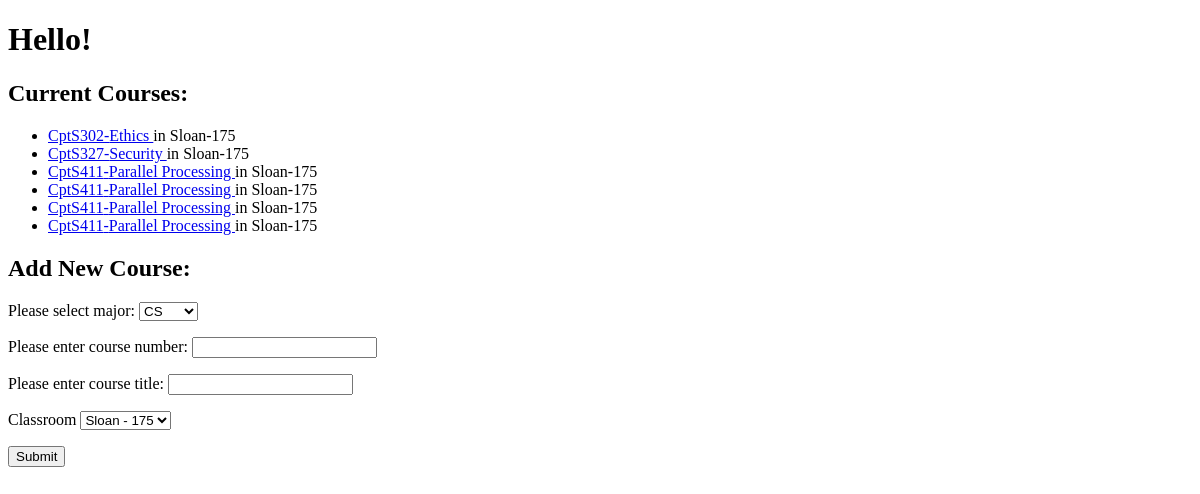
Before: / with the older database file.
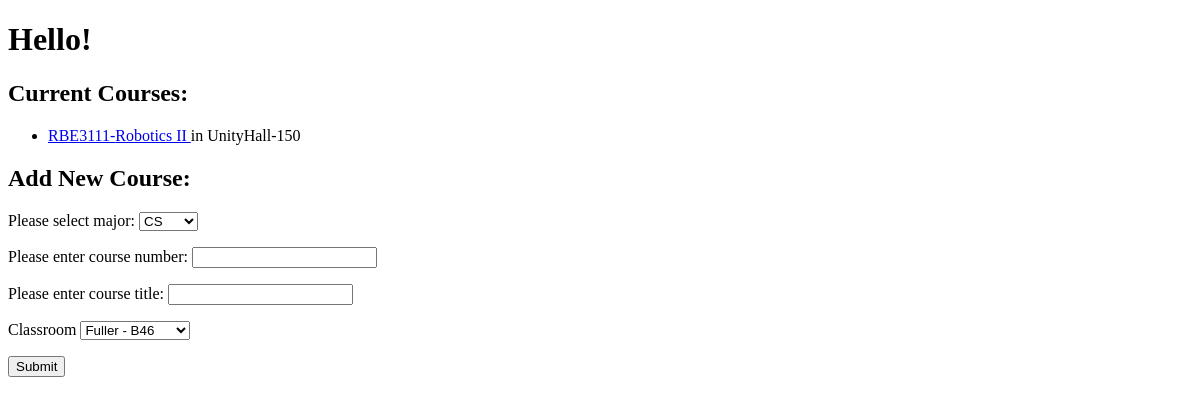
After: the same page with the newer database file.
### app/models.py (models this page shows, shortened)
class Course(db.Model):
    __tablename__ = 'course'
    id = db.Column(db.Integer, primary_key=True)
    coursenum = db.Column(db.String(3))
    title = db.Column(db.String(150))
    major = db.Column(db.String(20))
    roomid = db.Column(db.Integer,db.ForeignKey('room.id'))
    tas = db.relationship(
        'TeachingAssistant', secondary=assigned,
        primaryjoin=(assigned.c.course_id == id), lazy='dynamic', overlaps="courses")

class Room(db.Model):
    id = db.Column(db.Integer, primary_key=True)
    building = db.Column(db.String(50))
    roomNumber = db.Column(db.String(20))
    capacity = db.Column(db.Integer)
    courses = db.relationship('Course', backref = 'classroom', lazy = "dynamic")

### app/routes.py (the view, shortened to what this page needs)
@app.route('/', methods=['GET', 'POST'])
def index():
    form = CourseForm()
    _courses = Course.query.order_by(Course.coursenum).order_by(Course.major). all()
    return render_template('index.html', form=form, courses = _courses)

### app/forms.py
class CourseForm(FlaskForm):
    major = SelectField(label= "Please select major:", choices = ['CS', 'EE','MATH','ME', 'RBE'],validators=[DataRequired()])
    coursenum = StringField(label= "Please enter course number:", validators=[DataRequired()])
    title = StringField(label= "Please enter course title:", validators=[DataRequired()])
    classroom = QuerySelectField('Classroom', query_factory = get_rooms, get_label = getRoomLabel , allow_blank=False)
    submit = SubmitField('Submit')

### app/forms.py (called while the page is built)
def get_rooms():
    return Room.query.all()

def getRoomLabel(theroom):
    return "{} - {}".format(theroom.building, theroom.roomNumber)

### app/routes.py (called while the page is built)
@app.before_request
def initDB(*args, **kwargs):
    if app._got_first_request:
        db.create_all()
        allrooms = [{'building' : 'Fuller', 'roomNumber' : 'B46', 'capacity' : 60},
                    {'building' : 'UnityHall', 'roomNumber' : '175', 'capacity' : 100},
                    {'building' : 'UnityHall', 'roomNumber' : '150', 'capacity' : 80}]
        if Room.query.count() == 0:
            for room in allrooms:
                theroom = Room (building = room['building'],roomNumber=room['roomNumber'], capacity = room['capacity'] )
                db.session.add(theroom)
                db.session.commit()

### app/templates/index.html (shortened to what this page needs)
<!DOCTYPE HTML>
<html>
  <head>
  </head>
  <h1> Hello!</h1>
  <body>
    <h2>Current Courses:</h2>
    <ul>
      {% for course in courses %}
        <li> <a href="{{url_for('course', courseid = course.id) }}" >
                   {{ course.major}}{{course.coursenum}}-{{course.title}}  </a> in {{course.classroom.building}}-{{course.classroom.roomNumber}}</li>
      {% endfor %}
    </ul>
    <h2>Add New Course:</h2>
    <form method="POST">
      <p>{{ form.major.label}}
         {{ form.major()}}
      </p>
      <p>{{ form.coursenum.label}}
        {{ form.coursenum()}}
     </p>
     <p>{{ form.title.label}}
      {{ form.title()}}
     </p>
     <p>{{ form.classroom.label}}
      {{ form.classroom()}}
     </p>
    <p>{{ form.submit()}}</p>
    </form>
  </body>
</html>

Changed rows visible on the page:
removed Course: major "CptS", coursenum "302", title "Ethics", classroom.building "Sloan", classroom.roomNumber "175"
removed Course: major "CptS", coursenum "327", title "Security", classroom.building "Sloan", classroom.roomNumber "175"
removed Course: major "CptS", coursenum "411", title "Parallel Processing", classroom.building "Sloan", classroom.roomNumber "175"
removed Course: major "CptS", coursenum "411", title "Parallel Processing", classroom.building "Sloan", classroom.roomNumber "175"
removed Course: major "CptS", coursenum "411", title "Parallel Processing", classroom.building "Sloan", classroom.roomNumber "175"
changed Course: major "CptS" → "RBE"; coursenum "411" → "3111"; title "Parallel Processing" → "Robotics II"; classroom.building "Sloan" → "UnityHall"; classroom.roomNumber "175" → "150"
Other visible differences:
form field classroom: "Sloan - 175" → "Fuller - B46"
